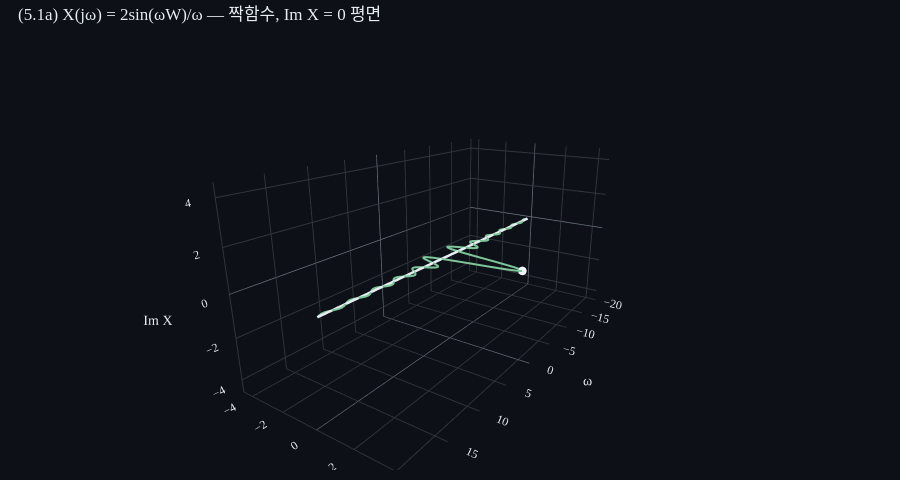

The cell this chart's notebook holds for it:
### Markdown cell above
**(a) 원본 sinc `X(jω)`** — 짝함수라 순수 실수, ω축을 따라가는 *평면* 위 곡선 (Im X = 0, flatten_noise 작동).

### Code cell
ALPHA = 1.5  # 평행이동량
omegas_3d = np.linspace(-6*np.pi, 6*np.pi, 401)
X_3d_orig = 2 * np.sin(omegas_3d * W) / np.where(np.abs(omegas_3d) < 1e-9, 1.0, omegas_3d)
X_3d_orig = np.where(np.abs(omegas_3d) < 1e-9, 2*W, X_3d_orig).astype(complex)

panel_orig = SpectrumPlot(view='re_im', show_inset=False)
panel_orig.show_spectrum(omegas_3d, X_3d_orig)
panel_orig.figure.layout.title.text = '(5.1a) X(jω) = 2sin(ωW)/ω — 짝함수, Im X = 0 평면'
panel_orig.figure.show()

### Figure 1 — Plotly figure (JSON) as saved in the notebook; plotly's stock layout.template omitted (floating-point values rounded to 4 significant figures; data arrays with more than 128 entries replaced by an {"elided": "..."} marker saying what was removed)
{"data": [{"line": {"color": "#e6edf3", "width": 5}, "mode": "lines", "name": "t-axis", "opacity": 1, "scene": "scene", "showlegend": false, "type": "scatter3d", "x": [-18.85, 18.85], "y": [0, 0], "z": [0, 0]}, {"line": {"color": "#7ec699", "width": 4}, "mode": "lines", "name": "X(jω)", "type": "scatter3d", "x": {"elided": "401 float values"}, "y": {"elided": "401 float values"}, "z": {"elided": "401 float values"}}, {"marker": {"color": "#f0f6fc", "size": 5}, "mode": "markers", "name": "ω=0", "type": "scatter3d", "x": [0], "y": [4], "z": [0]}], "layout": {"font": {"color": "#e6edf3", "family": "serif", "size": 12}, "height": 480, "margin": {"b": 10, "l": 10, "r": 10, "t": 40}, "paper_bgcolor": "#0d1117", "plot_bgcolor": "#0d1117", "scene": {"aspectmode": "manual", "aspectratio": {"x": 2, "y": 1, "z": 1}, "camera": {"eye": {"x": 2.2, "y": 1.5, "z": 0.9}}, "xaxis": {"backgroundcolor": "#0d1117", "color": "#e6edf3", "gridcolor": "#30363d", "showbackground": true, "title": {"text": "ω"}, "zerolinecolor": "#7d8590"}, "yaxis": {"backgroundcolor": "#0d1117", "color": "#e6edf3", "gridcolor": "#30363d", "range": [-4.6, 4.6], "showbackground": true, "title": {"text": "Re X"}, "zerolinecolor": "#7d8590"}, "zaxis": {"backgroundcolor": "#0d1117", "color": "#e6edf3", "gridcolor": "#30363d", "range": [-4.6, 4.6], "showbackground": true, "title": {"text": "Im X"}, "zerolinecolor": "#7d8590"}}, "showlegend": false, "title": {"font": {"color": "#e6edf3"}, "text": "(5.1a) X(jω) = 2sin(ωW)/ω — 짝함수, Im X = 0 평면", "x": 0.02, "xanchor": "left"}}}
